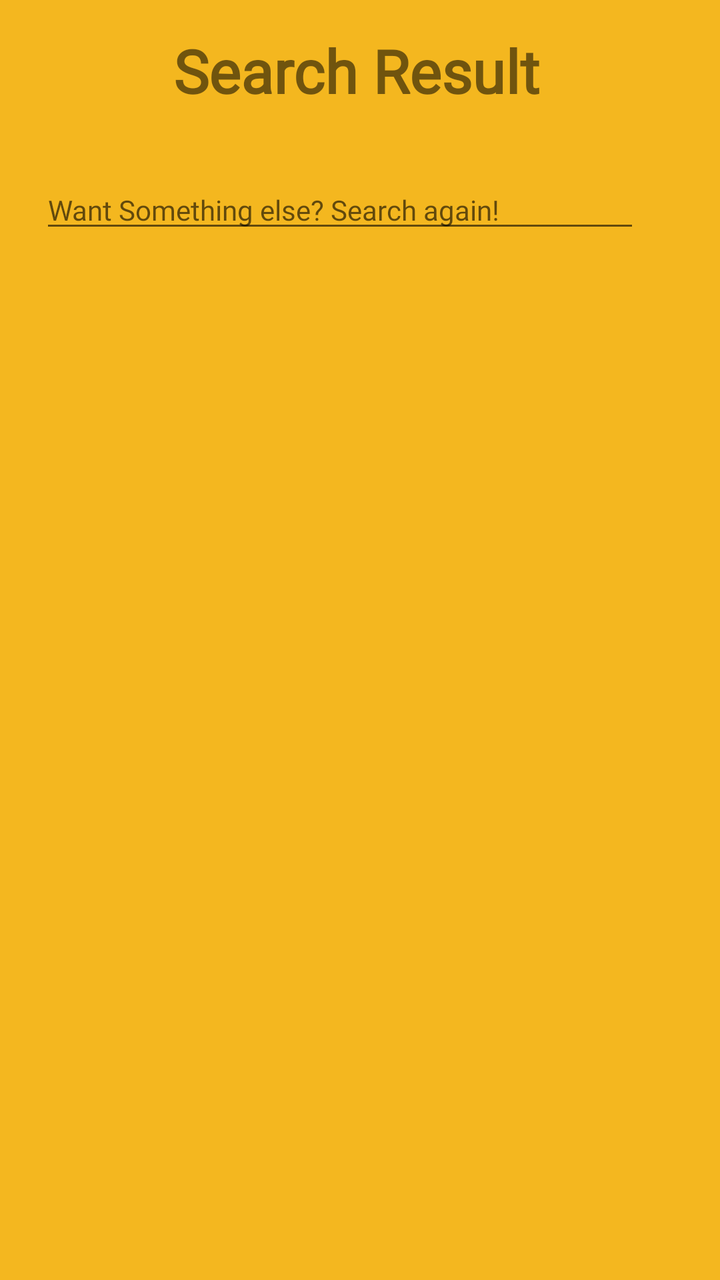
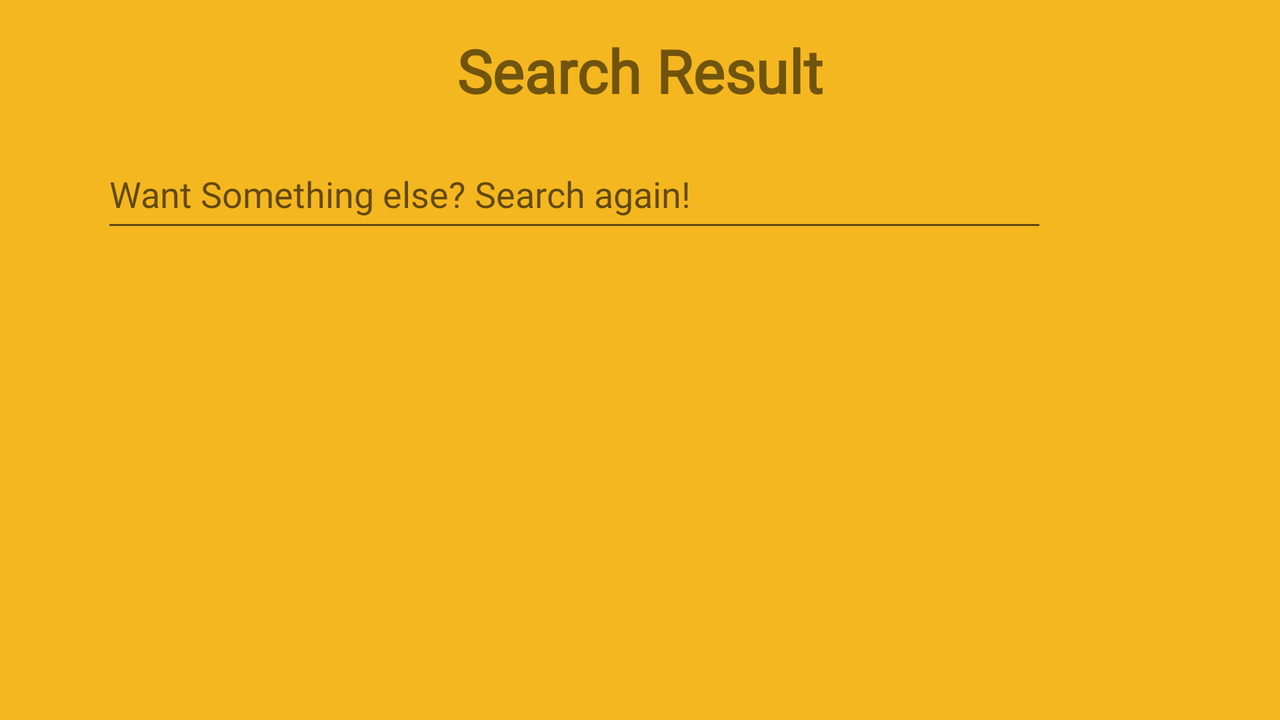

An Android layout and its configuration variant, each rendered on a device that would load it. The default file and the variant file are quoted in full after the pictures.
<!-- AndroidManifest.xml: application theme AppTheme -->
<!-- res/layout/activity_result.xml -->
<?xml version="1.0" encoding="utf-8"?>
<androidx.constraintlayout.widget.ConstraintLayout xmlns:android="http://schemas.android.com/apk/res/android"
    xmlns:app="http://schemas.android.com/apk/res-auto"
    xmlns:tools="http://schemas.android.com/tools"
    android:layout_width="match_parent"
    android:layout_height="match_parent"
    android:background="#f4b71f"
    tools:context=".ResultActivity">

    <ListView
        android:id="@+id/result_lv"
        android:layout_width="match_parent"
        android:layout_height="0dp"
        android:layout_marginTop="40dp"
        android:layout_marginLeft="5dp"
        android:layout_marginRight="5dp"
        android:layout_marginBottom="10dp"
        app:layout_constraintBottom_toBottomOf="parent"
        app:layout_constraintEnd_toEndOf="parent"
        app:layout_constraintStart_toStartOf="parent"
        app:layout_constraintTop_toBottomOf="@+id/ResultQuery" />

    <TextView
        android:id="@+id/Match_text"
        android:layout_width="wrap_content"
        android:layout_height="wrap_content"
        android:layout_marginTop="15dp"
        android:fontFamily="@font/montserrat"
        android:text="Search Result"
        android:textSize="30sp"
        android:textStyle="bold"
        app:layout_constraintEnd_toEndOf="parent"
        app:layout_constraintHorizontal_bias="0.49"
        app:layout_constraintStart_toStartOf="parent"
        app:layout_constraintTop_toTopOf="parent" />

    <EditText
        android:id="@+id/ResultQuery"
        android:layout_width="0dp"
        android:layout_height="wrap_content"
        android:layout_marginStart="20dp"
        android:layout_marginEnd="30dp"
        android:layout_marginTop="30dp"
        android:ems="10"
        android:fontFamily="@font/montserrat"
        android:hint="Want Something else? Search again!"
        android:inputType="textPersonName"
        android:textSize="14sp"
        app:layout_constraintTop_toBottomOf="@+id/Match_text"
        app:layout_constraintLeft_toLeftOf="parent"
        app:layout_constraintRight_toLeftOf="@+id/research_search_button"/>

    <ImageButton
        android:id="@+id/research_search_button"
        android:layout_width="wrap_content"
        android:layout_height="wrap_content"
        android:layout_marginEnd="10dp"
        android:background="#00000000"
        app:layout_constraintLeft_toRightOf="@+id/ResultQuery"
        app:layout_constraintRight_toRightOf="parent"
        app:layout_constraintTop_toTopOf="@+id/ResultQuery"
        app:srcCompat="@drawable/go_50" />

    <TextView
        android:id="@+id/headlineText"
        android:layout_width="wrap_content"
        android:layout_height="wrap_content"
        android:layout_marginStart="20dp"
        android:layout_marginTop="5dp"
        android:layout_marginBottom="15dp"
        android:textColor="#050505"
        android:textStyle="bold"
        app:layout_constraintBottom_toTopOf="@+id/result_lv"
        app:layout_constraintStart_toStartOf="parent"
        app:layout_constraintTop_toBottomOf="@+id/ResultQuery" />


</androidx.constraintlayout.widget.ConstraintLayout>
<!-- resources referenced by this layout -->
<resources>
  <style name="AppTheme" parent="Theme.AppCompat.Light.NoActionBar">
          
          <item name="colorPrimary">@color/colorPrimary</item>
          <item name="colorPrimaryDark">@color/colorPrimaryDark</item>
          <item name="colorAccent">@color/colorAccent</item>
          <item name="android:textAllCaps">false</item>
      </style>
  <color name="colorPrimary">#f4b71f</color>
  <color name="colorPrimaryDark">#000000</color>
  <color name="colorAccent">#fffefd</color>
</resources>
<!-- res/layout-land/activity_result.xml (the repository's variant of the layout above) -->
<!-- drawn on the phone turned sideways -->
<?xml version="1.0" encoding="utf-8"?>
<androidx.constraintlayout.widget.ConstraintLayout xmlns:android="http://schemas.android.com/apk/res/android"
    xmlns:app="http://schemas.android.com/apk/res-auto"
    xmlns:tools="http://schemas.android.com/tools"
    android:layout_width="match_parent"
    android:layout_height="match_parent"
    android:background="#f4b71f"
    tools:context=".ResultActivity">

    <ListView
        android:id="@+id/result_lv"
        android:layout_width="713dp"
        android:layout_height="236dp"
        android:layout_marginStart="10dp"
        android:layout_marginTop="10dp"
        android:layout_marginEnd="10dp"
        app:layout_constraintBottom_toBottomOf="parent"
        app:layout_constraintEnd_toEndOf="parent"
        app:layout_constraintHorizontal_bias="1.0"
        app:layout_constraintStart_toStartOf="parent"
        app:layout_constraintTop_toBottomOf="@+id/ResultQuery"
        app:layout_constraintVertical_bias="0.8" />

    <TextView
        android:id="@+id/Match_text"
        android:layout_width="wrap_content"
        android:layout_height="wrap_content"
        android:layout_marginTop="15dp"
        android:fontFamily="@font/montserrat"
        android:text="Search Result"
        android:textSize="30sp"
        android:textStyle="bold"
        app:layout_constraintEnd_toEndOf="parent"
        app:layout_constraintStart_toStartOf="parent"
        app:layout_constraintTop_toTopOf="parent" />

    <ImageButton
        android:id="@+id/research_search_button"
        android:layout_width="wrap_content"
        android:layout_height="wrap_content"
        android:layout_marginStart="10dp"
        android:layout_marginTop="70dp"
        android:layout_marginEnd="10dp"
        android:background="#00000000"
        app:layout_constraintEnd_toEndOf="parent"
        app:layout_constraintStart_toEndOf="@+id/ResultQuery"
        app:layout_constraintTop_toTopOf="parent"
        app:srcCompat="@drawable/go_50" />

    <EditText
        android:id="@+id/ResultQuery"
        android:layout_width="473dp"
        android:layout_height="51dp"
        android:layout_marginStart="10dp"
        android:layout_marginTop="70dp"
        android:layout_marginEnd="15dp"
        android:ems="10"
        android:fontFamily="@font/montserrat"
        android:hint="Want Something else? Search again!"
        android:inputType="textPersonName"
        app:layout_constraintEnd_toStartOf="@+id/research_search_button"
        app:layout_constraintStart_toStartOf="parent"
        app:layout_constraintTop_toTopOf="parent" />

    <TextView
        android:id="@+id/headlineText"
        android:layout_width="wrap_content"
        android:layout_height="wrap_content"
        android:layout_marginStart="20dp"
        android:layout_marginTop="5dp"
        android:layout_marginBottom="15dp"
        android:textColor="#050505"
        android:textStyle="bold"
        app:layout_constraintBottom_toTopOf="@+id/result_lv"
        app:layout_constraintStart_toStartOf="parent"
        app:layout_constraintTop_toBottomOf="@+id/ResultQuery" />


</androidx.constraintlayout.widget.ConstraintLayout>
